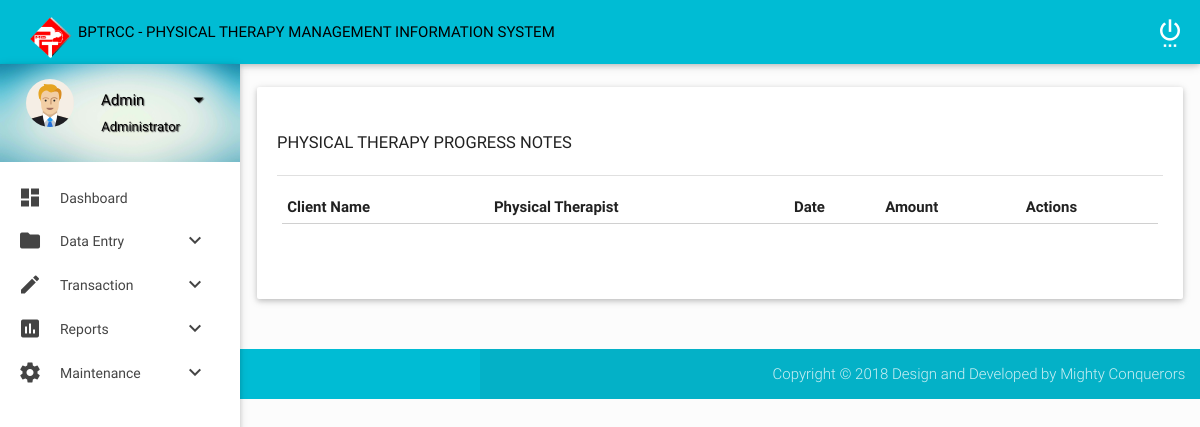
The page /admin/progressNotes.php on the database as committed earlier.
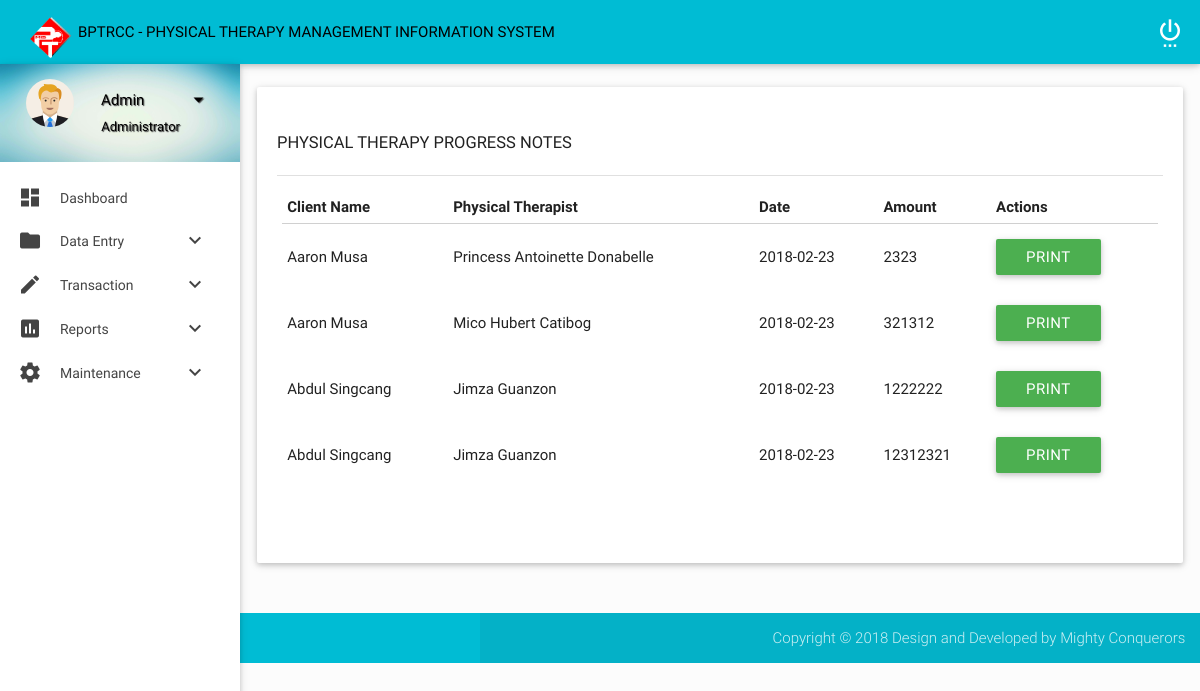
The same page on the database as committed later.
### tables this page shows
CREATE TABLE `planofcare` (
  `POCID` int(8) NOT NULL,
  `PatientID` varchar(11) NOT NULL,
  `PT_ID` int(8) NOT NULL,
  `POCSessionDate` date NOT NULL,
  `POCTreatment` text NOT NULL,
  `POCBloodPressure` text NOT NULL,
  `POCHeartRate` text NOT NULL,
  `POCRespiratoryRate` text NOT NULL,
  `POCPulse` text NOT NULL,
  `POC_Subjective` varchar(20) NOT NULL,
  `POCAssessment` text NOT NULL,
  `POCPlan` text NOT NULL,
  `POCNextSchedDate` date NOT NULL,
  `POCTime` varchar(15) NOT NULL,
  `POCTreatmentBill` int(5) NOT NULL,
  `POCStatus` varchar(10) NOT NULL,
  `POCSetRepMin` varchar(30) NOT NULL
);

CREATE TABLE `patient` (
  `PatientID` int(11) NOT NULL,
  `PatientName` text NOT NULL,
  `PatientAddress` text NOT NULL,
  `PatientGender` text NOT NULL,
  `PatientBirthdate` date NOT NULL,
  `PatientCivilStatus` text NOT NULL,
  `PatientProfession` text NOT NULL,
  `PatientDoctor` text NOT NULL,
  `PatientHospital` text NOT NULL,
  `PatientReferralAddress` text NOT NULL,
  `PatientTelephone` int(11) NOT NULL,
  `PatientContactPerson` text NOT NULL,
  `PatientCases` text NOT NULL,
  `month` char(3) NOT NULL,
  `year` char(4) NOT NULL
);

CREATE TABLE `pt` (
  `PT_ID` int(11) NOT NULL,
  `PT_Name` varchar(30) NOT NULL,
  `PT_Address` varchar(30) NOT NULL,
  `PT_Gender` varchar(7) NOT NULL,
  `PT_Birthday` date NOT NULL,
  `PT_CivilStatus` varchar(15) NOT NULL
);

### admin/progressNotes.php (the view, shortened to what this page needs)
<?php include("header.php"); ?>
<section class="section">
  <div class="container">
            <div class="card-panel">
              <h4 class="header2">Physical Therapy Progress Notes</h4>
              <div class="divider"></div>
                <div class="container">
                    <div class="section">
                        <div class="row">
                          <div class="body">
                          <div id="table-datatables">
                                  <div class="row">
                                      <div class="col s12 m8 l12">
                                          <table id="data-table-simple" class="responsive-table display" cellspacing="0">
                              <thead>
                                  <tr>
                                      <th>Client Name</th>
                                      <th>Physical Therapist</th>
                                      <th>Date</th>
                                      <th>Amount</th>
                                      <th>Actions</th>
                                  </tr>
                              </thead>
                              <tbody>
                              <?php include_once("config.php");
                          $result = mysqli_query($mysqli, "SELECT * FROM planofcare INNER JOIN patient ON planofcare.PatientID = patient.PatientID INNER JOIN pt ON planofcare.PT_ID = pt.PT_ID ORDER BY POCID DESC");
                          while ($res = mysqli_fetch_array($result)) {
                          ?><tr>
                              <td><?php echo $res['PatientName']; ?></td>
                              <td><?php echo $res['PT_Name']; ?></td>
                              <td><?php echo $res['POCSessionDate']; ?></td>
                              <td><?php echo $res['POCTreatmentBill']; ?></td>
                              <td><a href="printNotes.php?id=<?php echo $res['POCID']; ?>" class="btn green waves-effect waves-light " target="_blank">Print</a></td>
                              </tr>
                          <?php  } ?>
                              </tbody>
                          </table>
                      </div>
                  </div>
              </div>
          </div>
                            </div>
                        </div>
                    </div>
                </div>
                        </div>
                    </section>
    <footer class="page-footer">
        <div class="footer-copyright">
            <div class="container">
                <span class="right">  Copyright © 2018 Design and Developed by Mighty Conquerors</span>
            </div>
        </div>
    </footer>
</body>
</html>

Rows that differ between the two databases and show on the page:
added planofcare: PatientID.PatientName "Aaron Musa", PT_ID.PT_Name "Princess Antoinette Donabelle", POCSessionDate "2018-02-23", POCTreatmentBill "2323"
added planofcare: PatientID.PatientName "Aaron Musa", PT_ID.PT_Name "Mico Hubert Catibog", POCSessionDate "2018-02-23", POCTreatmentBill "321312"
added planofcare: PatientID.PatientName "Abdul Singcang", PT_ID.PT_Name "Jimza Guanzon", POCSessionDate "2018-02-23", POCTreatmentBill "1222222"
added planofcare: PatientID.PatientName "Abdul Singcang", PT_ID.PT_Name "Jimza Guanzon", POCSessionDate "2018-02-23", POCTreatmentBill "12312321"
